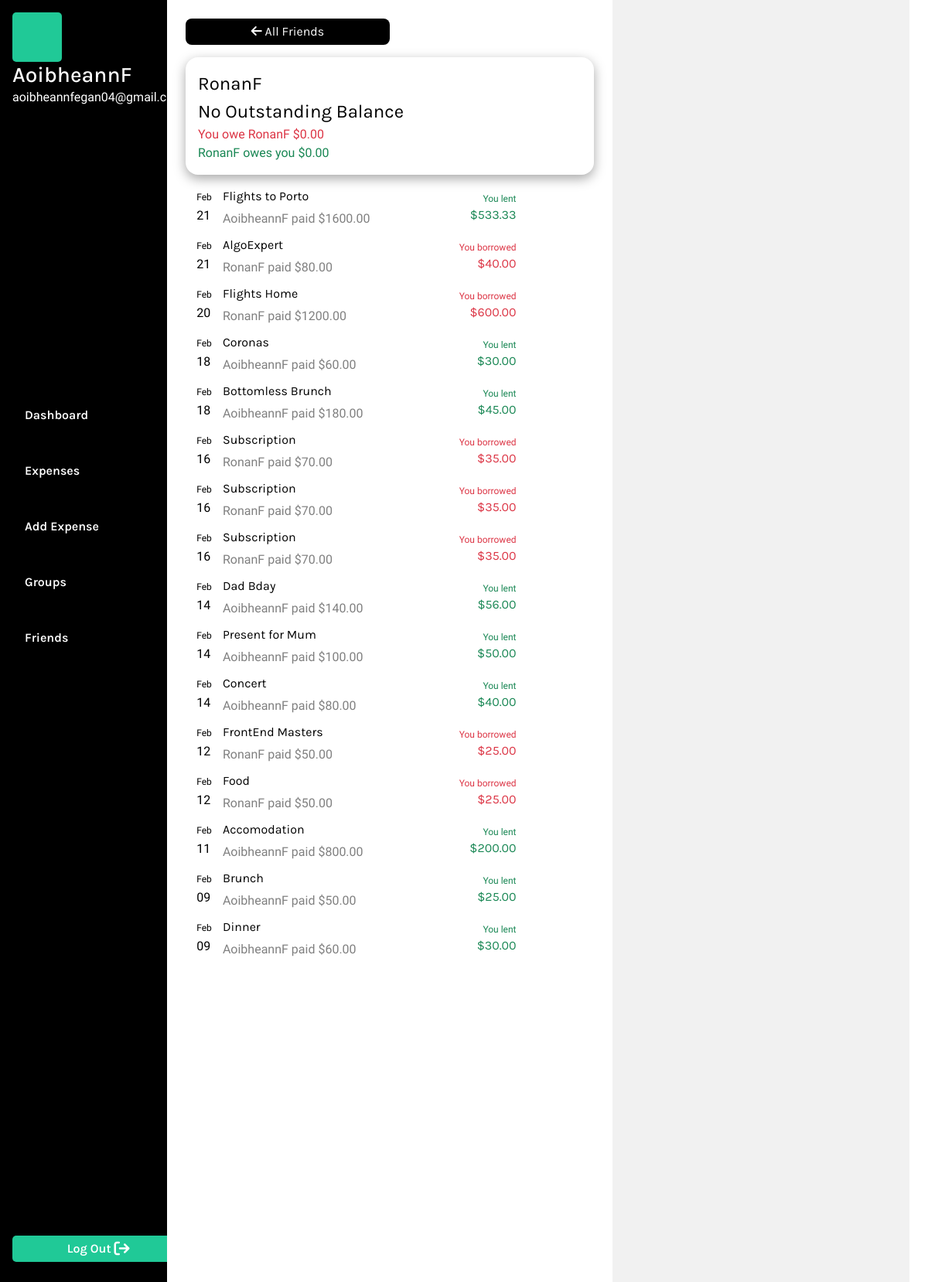
The page /friends/2 (signed in) on the database its author committed.
### MainApp/models.py (models this page shows, shortened)
class User(AbstractUser):
    pass

class Owing(models.Model):
    expense = models.ForeignKey(Expense, on_delete=models.CASCADE, related_name="sub_expenses")
    user = models.ForeignKey(User, on_delete=models.CASCADE, related_name="amounts_owed")
    amount = models.DecimalField(max_digits=10, decimal_places=2)
    paid = models.BooleanField(default=False)
    remaining_balance = models.DecimalField(max_digits=10, decimal_places=2, default=0.00)

class Expense(models.Model):
    CURRENCY_CHOICES = [
        ('CAD', 'CAD - Canadian Dollar'),
        ('GBP', 'GBP - British Pound Sterling'),
        ('AUD', 'AUD - Australian Dollar'),
        ('EUR', 'EUR - Euro'),
        ('USD', 'USD - United States Dollar'),
    ]
    amount = models.DecimalField(max_digits=10, decimal_places=2)
    remaining_balance = models.DecimalField(max_digits=10, decimal_places=2, default=0.00)
    description = models.CharField(max_length=100)
    date_added = models.DateTimeField(auto_now_add=True)
    payment_group = models.ForeignKey(PaymentGroup, on_delete=models.CASCADE, related_name="expenses",  null=True, blank=True)
    created_by_user = models.ForeignKey(User, on_delete=models.CASCADE, related_name="created_expenses")
    currency = models.CharField(max_length=3, choices=CURRENCY_CHOICES)
    paid = models.BooleanField(default=False)

### MainApp/views.py (the view)
# urls.py: path('friends/<int:friend_id>', views.individualFriend, name ="individual_friend"),
@login_required
def individualFriend(request, friend_id):
    user = request.user
    friend = User.objects.get(id=friend_id)
    print(f'friend is {friend}')
    owed_by_me = Owing.objects.filter(user=user, expense__created_by_user = friend, paid=False).aggregate(total_amount=Sum('remaining_balance'))['total_amount'] or 0
    owed_to_me = Owing.objects.filter(user=friend, expense__created_by_user=user, paid=False).aggregate(total_amount=Sum('remaining_balance'))['total_amount'] or 0
    net_total_owed = owed_to_me - owed_by_me
    friend_expenses = Owing.objects.filter(
        Q(user=friend, expense__created_by_user=user) |
        Q(user=user, expense__created_by_user=friend)
    ).order_by('-expense__date_added')
    return render(request, "MainApp/individualfriend.html", {
        "user": user,
        "friend": friend,
        "net_total": net_total_owed,
        "owed_by_me": owed_by_me,
        "owed_to_me": owed_to_me,
        "friend_expenses": friend_expenses
    })

### MainApp/templates/MainApp/individualfriend.html (shortened to what this page needs)
{% extends "MainApp/layout.html" %}
{% block body %}
    <div class="section-container">
        <div style="padding: 0;" class="individualPageContainer">
            <div id="individualFriendContainer">
                <button class="backBtn"><i class="fa-solid fa-arrow-left" style="color: #ffffff;"></i><a href="{% url 'add_friend' %}"> All Friends</a></button>
                <div class="friendSummary">
                        <p class="group-title">{{ friend }}</p>
                        {% if net_total < 0 %}
                            <p class="group-amount borrowed">You owe ${{ net_total|floatformat:2 }}</p>
                        {% elif net_total > 0 %}
                            <p class="group-amount lent">You're owed ${{ net_total|floatformat:2 }}</p>
                        {% else %}
                            <p class="group-amount">No Outstanding Balance</p>
                        {% endif %}
                        <p class="borrowed" id="userTitle" name="{{ user }}">You owe {{ friend }} ${{ owed_by_me|floatformat:2 }}</p>
                        <p class="lent" id="friendTitle" name="{{ friend }}">{{ friend }} owes you ${{ owed_to_me|floatformat:2 }}</p>
                </div>
                <div class="individualFriendOwedByContainer">
                    <div class="owed-by-list">
                    {% for expense in friend_expenses %}
                        <div style="display: flex; align-items: center;">
                            <li class="owing-item">
                                <div class="owing-item-part-1">
                                    <div class="group-expense-date">
                                        <p class="expense-month">{{ expense.expense.date_added|date:"M"  }}</p>
                                        <p class="expense-day">{{ expense.expense.date_added|date:"d"  }}</p>
                                    </div>
                                    <div class="owing-summary">
                                        <a class="owing-header" href="{% url 'individual_expense' expense.expense.id %}">
                                            {{ expense.expense.description }}
                                        </a>
                                        <div class="owing-sub-header">
                                            <p>{{ expense.expense.created_by_user }} paid ${{ expense.expense.amount|floatformat:2 }}</p>
                                        </div>
                                    </div>
                                </div>
                                <div style="display: grid; justify-items: end;">
                                    {% if expense.expense.created_by_user == user %}
                                        <p class="lent-borrowed-status lent">You lent</p>
                                        <p class="owing-amount lent">${{ expense.amount|floatformat:2 }}</p>
                                    {% else %}
                                        <p class="lent-borrowed-status borrowed">You borrowed</p>
                                        <p class="owing-amount borrowed">${{ expense.amount|floatformat:2 }}</p>
                                    {% endif %}
                                </div>
                            </li>
                        </div>
                    {% endfor %}
                    </div>
                </div>
            </div>
            <div id="makePaymentSection">
                <form id="makePaymentForm"></form>
            </div>
        </div>
    </div>
{% endblock %}

### MainApp/templates/MainApp/layout.html (shortened to what this page needs)
{% load static %}
<!DOCTYPE html>
<html lang="en">
    <head>
        <link rel="stylesheet" href="https://cdn.jsdelivr.net/npm/bootstrap@4.3.1/dist/css/bootstrap.min.css">
        <link href="{% static 'MainApp/styles.css' %}" rel="stylesheet">
    </head>
    <body class="main">
        {% if user.is_authenticated %}
            <div id="nav-section">
                <div id="nav-container">
                    <div id="logged-in-status">
                        <div id="userProfileImg"></div>
                        {% if user.is_authenticated %}
                            <h3>{{ user.username }}</h3>
                        {% else %}
                            Not signed in.
                        {% endif %}
                        <p>{{ user.email }}</p>
                    </div>
                    <ul id="nav">
                        {% if user.is_authenticated %}
                            <li class="nav-item">
                                <a class="nav-link" href="{% url 'index' %}">Dashboard</a>
                            </li>
                            <li class="nav-item">
                                <a class="nav-link" href="{% url 'expenses' %}">Expenses</a>
                            </li>
                            <li class="nav-item">
                                <a class="nav-link" href="{% url 'add_expense' %}">Add Expense</a>
                            </li>
                            <li class="nav-item">
                                <a class="nav-link" href="{% url 'groups' %}">Groups</a>
                            </li>
                            <li class="nav-item">
                                <a class="nav-link" href="{% url 'add_friend' %}">Friends</a>
                            </li>
                        {% endif %}
                    </ul>
                    <div id="logout">
                        {% if user.is_authenticated %}
                            <button class="logoutBtn">
                                <a class="logoutLink" href="{% url 'logout' %}">Log Out</a>
                                <i class="fa-solid fa-arrow-right-from-bracket fa-lg" style="color: #ffffff;"></i>
                            </button>
                        {% endif %}
                    </div>
                </div>
            </div>
        {% endif %}
        {% block body %}
        {% endblock %}
    </body>
</html>

### MainApp/static/MainApp/styles.css (style rules this page uses)
:root { --background-color: #5CDB95; --accent-color: black; --text-color: white; --secondary-color: #379683; --light-green: #8EE4AF; --background-grey: #F5F5F5; --dashboard-background: #F1F1F1; --btn-color: #20c997; --secondary-color: #379683; --light-green: #8EE4AF; --warning-color: #dc3545; --secondary-font: 'Inconsolata', monospace; --primary-font: 'Karla', sans-serif; --xbold: 900; --bold: 600; --light: 300; --xlarge: 72px; --large: 48px; --medium: 24px; --small: 16px; --xsmall: 12px; }
.main { padding: 0; margin: 0; background-color: var(--accent-color); font-family: var(--secondary-font); color: var(--accent-color); display: flex; justify-content: space-between; align-content: center; }
#nav-section { width: 18vw; display: grid; height: 100vh; }
#nav-container { display: grid; justify-content: start; align-items: start; color: var(--accent-color); font-family: var(--secondary-font); padding: 0; margin: 1rem; background-color: var(--accent-color); width: 18vw; }
#logged-in-status { color: var(--text-color); }
#logged-in-status h3 { margin: 0; padding: 0; font-family: var(--primary-font); }
#userProfileImg { height: 4rem; width: 4rem; background-color: #20c997; border-radius: 5px; }
#nav { background-color: var(--accent-color); list-style: none; display: grid; justify-content: start; align-content: center; padding: 0; margin: 0; background-color: var(--accent-color); }
.nav-item { padding: 1rem 0 1rem 0; margin: 0; }
.nav-link { text-decoration: none; color: var(--text-color); font-size: var(--small); font-weight: var(--bold); font-family: var(--primary-font); }
#logout { align-self: end; }
.logoutBtn { background-color: var(--btn-color); border: none; border-radius: 5px; padding: 5px 15px 5px 15px; margin: 10px 0 10px 0; width: 100%; }
.logoutLink { text-decoration: none; color: var(--text-color); font-size: var(--small); font-weight: var(--bold); font-family: var(--primary-font); }
.section-container { padding: 0; margin: 0; display: grid; background-color: var(--text-color); height: 100vh; width: 82vw; align-self: center; }
button { border: none; padding: 5px 10px 5px 10px; }
a { text-decoration: none; color: black; }
h1, h2, h3, h4, h5, h6, p { margin: 0; padding: 0; }
.owing-item { display: flex; width: 83.5%; align-items: center; justify-content: space-between; margin: 0 0 10px 0; }
.owing-item-part-1 { display: flex; align-items: center; }
.owing-summary { display: grid; }
.owing-header { font-family: var(--primary-font); text-decoration: none; margin: 0; padding: 0 0 5px 0; color: var(--accent-color); }
.owing-sub-header { display: grid; color: grey; }
.owing-sub-header p { padding: 0; margin: 0; }
.owing-amount { font-family: var(--primary-font); }
.individualPageContainer { width: 80vw; display: flex; }
.backBtn { border-radius: 8px; background-color: black; font-family: var(--primary-font); color: var(--text-color); width: 50%; }
.backBtn a { color: var(--text-color); }
.group-title { font-family: var(--primary-font); }
.group-expense-date { height: 3rem; width: 3rem; display: grid; justify-content: center; align-items: center; }
.group-title { font-size: var(--medium); }
.group-amount { font-size: var(--medium); font-family: var(--primary-font); }
.expense-month { font-size: var(--xsmall); }
.lent { color: #198754; }
.borrowed { color: var(--warning-color); }
.lent-borrowed-status { font-size: var(--xsmall); }
#individualFriendContainer { padding: 1.5rem; width: 60%; }
.friendSummary { width: 100%; border-radius: 1rem; padding: 1rem; margin: 1rem 0 1rem 0; display: grid; flex-direction: column; align-items: center; justify-content: start; color: black; box-shadow: rgba(0, 0, 0, 0.35) 0px 5px 15px; }
.individualFriendOwedByContainer { width: 100%; padding-right: 1rem; height: 60vh; overflow-y: auto; }
#makePaymentSection { width: 40%; padding: 0; background-color: var(--dashboard-background); }
#makePaymentForm { display: grid; padding: 1.5rem; margin-top: 5rem; }

### rows shown on the page
User: username "AoibheannF", email "aoibheannfegan04@gmail.com"
User: username "RonanF"
Owing: expense.date_added "Feb", expense.date_added "21", expense.description "Flights to Porto", expense.created_by_user "AoibheannF", expense.amount "1600.00", amount "533.33"
Owing: expense.date_added "Feb", expense.date_added "21", expense.description "AlgoExpert", expense.created_by_user "RonanF", expense.amount "80.00", amount "40.00"
Owing: expense.date_added "Feb", expense.date_added "20", expense.description "Flights Home", expense.created_by_user "RonanF", expense.amount "1200.00", amount "600.00"
Owing: expense.date_added "Feb", expense.date_added "18", expense.description "Coronas", expense.created_by_user "AoibheannF", expense.amount "60.00", amount "30.00"
Owing: expense.date_added "Feb", expense.date_added "18", expense.description "Bottomless Brunch", expense.created_by_user "AoibheannF", expense.amount "180.00", amount "45.00"
Owing: expense.date_added "Feb", expense.date_added "16", expense.description "Subscription", expense.created_by_user "RonanF", expense.amount "70.00", amount "35.00"
Owing: expense.date_added "Feb", expense.date_added "16", expense.description "Subscription", expense.created_by_user "RonanF", expense.amount "70.00", amount "35.00"
Owing: expense.date_added "Feb", expense.date_added "16", expense.description "Subscription", expense.created_by_user "RonanF", expense.amount "70.00", amount "35.00"
Owing: expense.date_added "Feb", expense.date_added "14", expense.description "Dad Bday", expense.created_by_user "AoibheannF", expense.amount "140.00", amount "56.00"
Owing: expense.date_added "Feb", expense.date_added "14", expense.description "Present for Mum", expense.created_by_user "AoibheannF", expense.amount "100.00", amount "50.00"
Owing: expense.date_added "Feb", expense.date_added "14", expense.description "Concert", expense.created_by_user "AoibheannF", expense.amount "80.00", amount "40.00"
Owing: expense.date_added "Feb", expense.date_added "12", expense.description "FrontEnd Masters", expense.created_by_user "RonanF", expense.amount "50.00", amount "25.00"
Owing: expense.date_added "Feb", expense.date_added "12", expense.description "Food", expense.created_by_user "RonanF", expense.amount "50.00", amount "25.00"
Owing: expense.date_added "Feb", expense.date_added "11", expense.description "Accomodation", expense.created_by_user "AoibheannF", expense.amount "800.00", amount "200.00"
Owing: expense.date_added "Feb", expense.date_added "09", expense.description "Brunch", expense.created_by_user "AoibheannF", expense.amount "50.00", amount "25.00"
Owing: expense.date_added "Feb", expense.date_added "09", expense.description "Dinner", expense.created_by_user "AoibheannF", expense.amount "60.00", amount "30.00"

### other values the page prints
{{ owed_by_me|floatformat:2 }} "0.00"
{{ owed_to_me|floatformat:2 }} "0.00"
